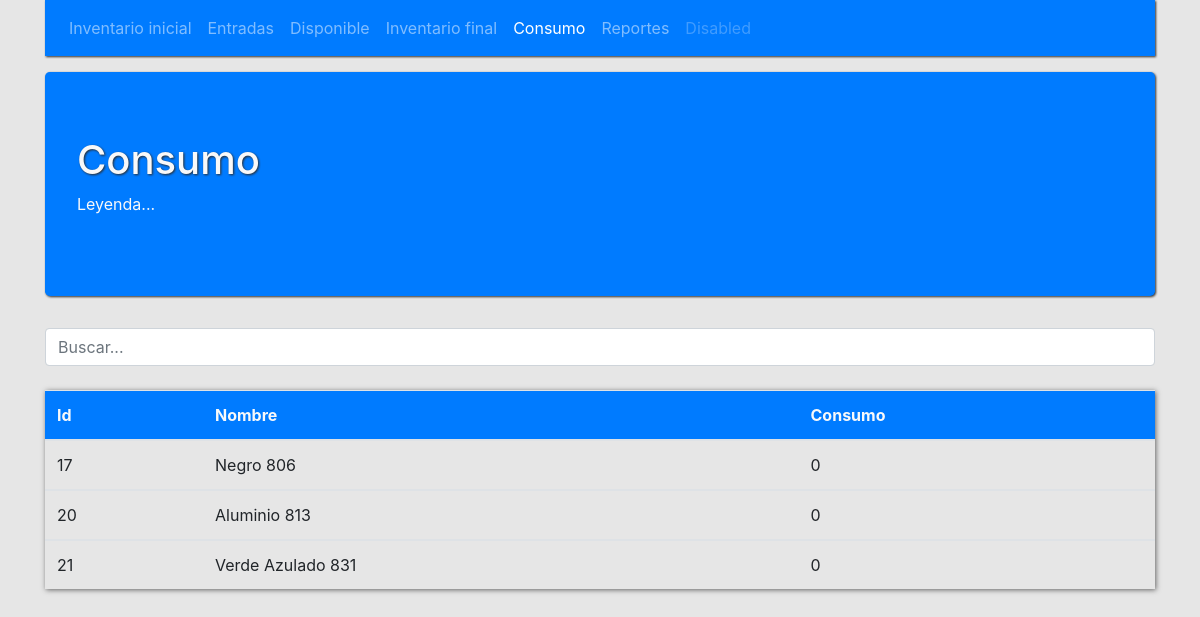
Screenshot of /index_consumo.php with the database file from the repository.
### tables this page shows
CREATE TABLE `tabla_inventario_inicial` (
  `id` int(50) NOT NULL,
  `nombre` varchar(50) NOT NULL,
  `cantidad` int(50) NOT NULL,
  `cantidad_final` int(11) NOT NULL,
  `consumo` int(11) NOT NULL,
  `grupo` varchar(50) NOT NULL,
  `fecha` varchar(50) NOT NULL,
  `precio_compra` varchar(50) NOT NULL
);

### mostrar_tabla_Consumo.php (the view, shortened to what this page needs)
<!DOCTYPE html>
<html>
<head>
</head>
<body>
<?php
    include ("conexion.php");
	$query = "SELECT * FROM tabla_inventario_inicial";
	$resultado  = $conexion -> query ($query);
	while ($row = $resultado -> fetch_assoc()) {
?>
<tbody id="myTable">
<tr>
	<td> <?php echo $row['id'];		   ?></td>
	<td> <?php echo $row['nombre'];	   ?></td>
	<td> <?php echo $row['consumo'];	?></td>
</tr>
</tbody>
<?php
}
?>
</body>
</html>

### estilo.css (style rules this page uses)
body { background-color: rgb(230, 230, 230); }

### rows the page displays
tabla_inventario_inicial: id "17", nombre "Negro 806", consumo "0"
tabla_inventario_inicial: id "20", nombre "Aluminio 813", consumo "0"
tabla_inventario_inicial: id "21", nombre "Verde Azulado 831", consumo "0"
